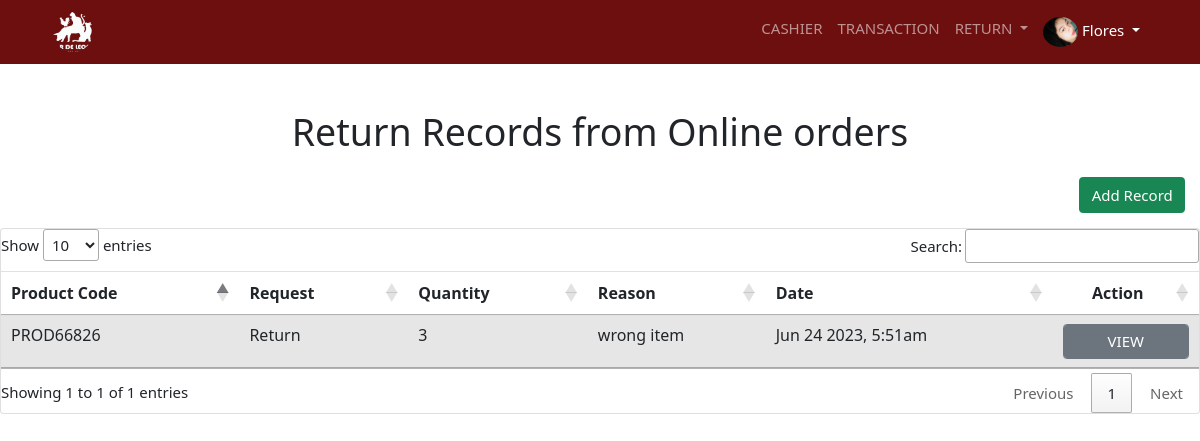
Page /POS/cashier/return_online.php (signed in) on the committed database.
### tables this page shows
CREATE TABLE `maintinance` (
  `system_id` int(11) NOT NULL,
  `system_name` varchar(255) NOT NULL,
  `system_banner` varchar(255) NOT NULL,
  `system_logo` varchar(255) NOT NULL,
  `system_content` varchar(255) NOT NULL,
  `system_address` varchar(255) NOT NULL,
  `system_contact` varchar(255) NOT NULL,
  `system_tax` float NOT NULL,
  `system_shipfee` double NOT NULL
);

CREATE TABLE `account` (
  `acc_id` int(11) NOT NULL,
  `acc_created` date NOT NULL,
  `acc_username` varchar(255) NOT NULL,
  `acc_password` varchar(255) NOT NULL,
  `acc_fname` varchar(255) NOT NULL,
  `acc_lname` varchar(255) NOT NULL,
  `acc_type` varchar(255) NOT NULL,
  `acc_status` int(11) NOT NULL,
  `acc_email` varchar(255) NOT NULL,
  `acc_contact` varchar(255) NOT NULL,
  `emp_image` varchar(255) NOT NULL,
  `emp_address` varchar(255) NOT NULL,
  `acc_lastEdit` datetime DEFAULT NULL,
  `Otp` varchar(6) NOT NULL
);

CREATE TABLE `return_ordering` (
  `ret_ol_id` int(11) NOT NULL,
  `ret_ol_date` timestamp NOT NULL DEFAULT current_timestamp() ON UPDATE current_timestamp(),
  `ret_ol_transaction_code` varchar(8) NOT NULL,
  `ret_ol_product_code` varchar(11) NOT NULL,
  `ret_ol_qty` int(11) NOT NULL,
  `ret_ol_request` varchar(255) NOT NULL,
  `ret_ol_paymethod` varchar(255) NOT NULL,
  `ret_ol_reason` varchar(255) NOT NULL,
  `ret_ol_customer_name` varchar(255) NOT NULL,
  `ret_ol_contact_number` varchar(255) NOT NULL,
  `ret_ol_address` varchar(255) NOT NULL,
  `ret_ol_status` int(11) NOT NULL
);

### POS/cashier/back_navbar.php (called while the page is built, shortened)
<?php
include ("connection.php");
$get_record = mysqli_query ($connections,"SELECT * FROM maintinance");
$row = mysqli_fetch_assoc($get_record);
$db_system_logo = $row ["system_logo"];
?>

### POS/cashier/return_online.php (the view, shortened to what this page needs)
<?php
include "connection.php";
include("navigation.php");
include "back_return.php";
?>
<!DOCTYPE HTML>
<html lang="en">
<head>
<link href="assets/css/bootstrap.css" rel="stylesheet" type="text/css"/>
<link href="assets/css/ui.css" rel="stylesheet" type="text/css"/>
<link href="assets/fonts/fontawesome/css/fontawesome-all.min.css" type="text/css" rel="stylesheet">
<link rel="stylesheet" href="https://cdnjs.cloudflare.com/ajax/libs/font-awesome/6.1.1/css/all.min.css" />
    <link rel="stylesheet" href="https://cdn.jsdelivr.net/npm/bootstrap@5.1.3/dist/css/bootstrap.min.css">
	<link rel="stylesheet" href="https://cdnjs.cloudflare.com/ajax/libs/sweetalert/1.1.3/sweetalert.min.css" />
 <main class="main-container" style="z-index:2">
    <div class="fluid-container">
       <center> <h1>Return Records from Online orders</h1></center>
        <div class="row">
            <div class="col-auto ms-auto m-3">
                <button class="btn btn-success addToggler" data-bs-toggle="modal" data-bs-target="#request">Add Record</button>
            </div>
        </div>
        <div class="table-responsive card">
            <table id="example" class="table table-striped" style="width:100%">
                <thead>
                    <tr>
                        <th>Product Code</th>
                        <th>Request</th>
                        <th>Quantity</th>
                        <th>Reason</th>
                        <th>Date</th>
                        <th class="text-center">Action</th>
                    </tr>
                </thead>
                <tbody>
                    <?php
                    $view_query = mysqli_query($connections, "SELECT * FROM return_ordering as a
                    LEFT JOIN product as b
                    ON a.ret_ol_product_code = b.prod_code
                    GROUP BY ret_ol_transaction_code;
                    ");
                    while ($row = mysqli_fetch_assoc($view_query)) {
                        $ret_ol_id = $row["ret_ol_id"];
                        $ret_ol_date = $row["ret_ol_date"];
                        $ret_ol_transaction_code = $row["ret_ol_transaction_code"];
                        $ret_ol_product_code = $row["ret_ol_product_code"];
                        $ret_ol_qty = $row["ret_ol_qty"];
                        $ret_ol_request = $row["ret_ol_request"];
                        $ret_ol_paymethod = $row["ret_ol_paymethod"];
                        $ret_ol_reason = $row["ret_ol_reason"];
                        $ret_ol_customer_name = $row["ret_ol_customer_name"];
                        $ret_ol_contact_number = $row["ret_ol_contact_number"];
                        $ret_ol_address = $row["ret_ol_address"];
                        $get_prod = mysqli_query ($connections,"SELECT * FROM product where prod_code='$ret_ol_product_code' ");
                        $prodrow = mysqli_fetch_assoc($get_prod);
                        $get_prod_name = $prodrow["prod_name"];
                        $ret_ol_date=date("M j Y, g:ia", strtotime($ret_ol_date));
                        ?>
                        <tr>
                            <td><?= $ret_ol_product_code ?></td>
                            <td><?= $ret_ol_request ?></td>
                            <td><?= $ret_ol_qty ?></td>
                            <td><?= $ret_ol_reason ?></td>
                            <td><?= $ret_ol_date ?></td>
                            <td class="text-center">
                                <button class="form-control btn btn-secondary toglerView"
                                data-bs-toggle="modal" data-bs-target="#ModalViewReturn"
                                data-ret_ol_id="<?= $ret_ol_id ?>"
                                data-ret_ol_date="<?= $ret_ol_date ?>"
                                data-ret_ol_transaction_code="<?= $ret_ol_transaction_code ?>"
                                data-ret_ol_product_code="<?= $ret_ol_product_code ?>"
                                data-ret_ol_qty="<?= $ret_ol_qty ?>"
                                data-ret_ol_request="<?= $ret_ol_request ?>"
                                data-ret_ol_paymethod="<?= $ret_ol_paymethod ?>"
                                data-ret_ol_reason="<?= $ret_ol_reason ?>"
                                data-ret_ol_customer_name="<?= $ret_ol_customer_name ?>"
                                data-ret_ol_contact_number="<?= $ret_ol_contact_number ?>"
                                data-ret_ol_address="<?= $ret_ol_address ?>"
                                data-get_prod_name="<?= $get_prod_name ?>"
                                >VIEW</button>
                            </td>
                        </tr>
                    <?php } ?>
                </tbody>
            </table>
        </div>
    </div>
</main>

### POS/cashier/navigation.php (shortened to what this page needs)
<?php
include("back_navbar.php");
include("session.php");
$currentURL = $_SERVER['REQUEST_URI'];
?>
    <link rel="stylesheet" href="https://cdn.datatables.net/1.13.4/css/jquery.dataTables.min.css">
<link rel="stylesheet" href="https://cdnjs.cloudflare.com/ajax/libs/sweetalert/1.1.3/sweetalert.min.css" />
<link rel="stylesheet" href="https://cdnjs.cloudflare.com/ajax/libs/font-awesome/4.7.0/css/font-awesome.min.css">
<link href="https://cdn.jsdelivr.net/npm/bootstrap@5.3.0-alpha3/dist/css/bootstrap.min.css" rel="stylesheet">
<nav class="navbar navbar-expand-lg navbar-dark mb-5" style="background-color: #6D0F0F;">
  <div class="container">
    <a class="navbar-brand" href="index.php"><img src="../../upload_system/<?php echo $db_system_logo?>" class="img-fluid" alt="nothing" style="height: 40px; width: 40px; border-radius:50%;"></a>
    <div class="collapse navbar-collapse" id="navbarNav">
      <ul class="navbar-nav ms-auto">
        <li class="nav-item">
          <a class="nav-link <?php if (strpos($currentURL, 'index.php') !== false) echo 'active'; ?>" href="index.php">CASHIER</a>
        </li>
        <li class="nav-item">
          <a class="nav-link <?php if (strpos($currentURL, 'transaction.php') !== false) echo 'active'; ?>" href="transaction.php">TRANSACTION</a>
        </li>
        <li class="nav-item dropdown">
              <a class="nav-link dropdown-toggle <?php if (strpos($currentURL, 'return.php') !== false) echo 'active'; ?>" href="#" id="navbarDropdown" role="button" data-bs-toggle="dropdown" aria-expanded="false">
                RETURN
              </a>
            </li>
        <li class="nav-item dropdown">
          <a class="nav-link active dropdown-toggle" href="#" id="navbarDropdown" role="button" data-bs-toggle="dropdown" aria-haspopup="true" aria-expanded="false">
          <?php if($db_emp_image){ ?>
            <img src="../../upload_img/<?php echo $db_emp_image ?>" alt="" width="35" height="30" style='border-radius:50%;'> <?php echo ucfirst($db_acc_lname) ?>
          <?php }else{?>
            <img src="../../upload_system/empty.png" alt="" width="30" height="30"> <?php echo ucfirst($db_acc_lname) ?>
          <?php } ?>
          </a>
        </li>
      </ul>
    </div>
  </div>
</nav>

### POS/cashier/assets/css/ui.css (style rules this page uses)
html { font-size: 15px; }

### rows in the picture
maintinance: system_logo (picture)
account: emp_image (picture), acc_lname "Flores"
return_ordering: ret_ol_product_code "PROD66826", ret_ol_request "Return", ret_ol_qty "3", ret_ol_reason "wrong item", ret_ol_date "Jun 24 2023, 5:51am"
